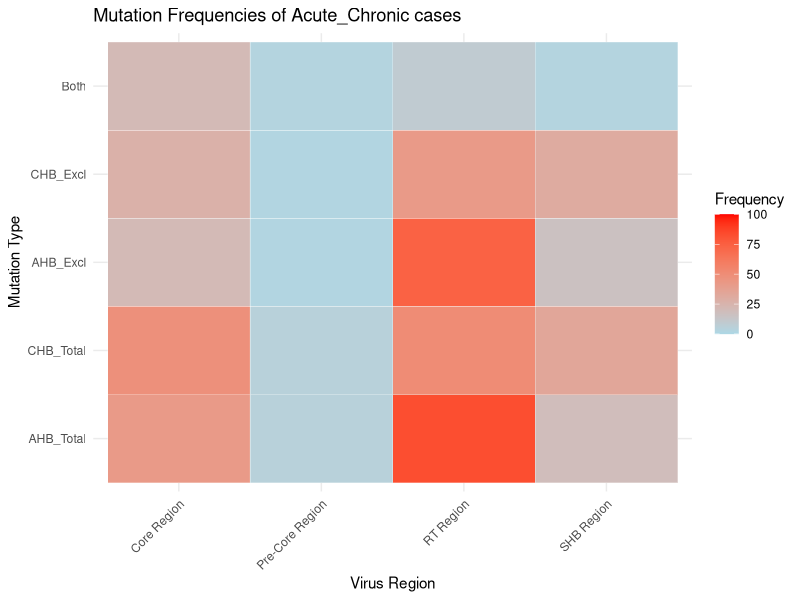

This chart was generated by the following R code:
# Load necessary libraries
library(ggplot2)
library(reshape2)
library(dplyr)

# Load the Acute/Chronic dataset
acute_chronic_data <- read.csv("HBV_R - Mutation_Frequency_Acute_Chronic.csv", skip = 2, fill = TRUE)

# Clean up the acute/chronic dataset
colnames(acute_chronic_data) <- c("Region", "Total", "AHB_Total", "AHB_Percent", "CHB_Total", "CHB_Percent", 
                                  "P_value_Total", "AHB_Excl", "AHB_Excl_Percent", "CHB_Excl", 
                                  "CHB_Excl_Percent", "P_value_Excl", "Both", "Both_Percent")

# Filter relevant columns from acute/chronic dataset including Exclusive mutations
acute_chronic_df <- acute_chronic_data[, c("Region", "AHB_Total", "CHB_Total", "AHB_Excl", "CHB_Excl", "Both")]

# Convert mutation frequency columns to numeric
acute_chronic_df$AHB_Total <- as.numeric(as.character(acute_chronic_df$AHB_Total))
acute_chronic_df$CHB_Total <- as.numeric(as.character(acute_chronic_df$CHB_Total))
acute_chronic_df$AHB_Excl <- as.numeric(as.character(acute_chronic_df$AHB_Excl))
acute_chronic_df$CHB_Excl <- as.numeric(as.character(acute_chronic_df$CHB_Excl))
acute_chronic_df$Both <- as.numeric(as.character(acute_chronic_df$Both))

# Reshape acute/chronic dataset for plotting
acute_chronic_long <- melt(acute_chronic_df, id.vars = "Region", variable.name = "Mutation_Type", value.name = "Frequency")

# Generate the Acute/Chronic heatmap with scale set to 100
ggplot(acute_chronic_long, aes(x = Region, y = Mutation_Type, fill = Frequency)) +
  geom_tile(color = "white") +
  
  # Set the color scale limits to 100
  scale_fill_gradient(low = "lightblue", high = "red", limits = c(0, 100)) +
  
  labs(title = "Mutation Frequencies of Acute_Chronic cases",
       x = "Virus Region", y = "Mutation Type") +
  theme_minimal() +
  theme(axis.text.x = element_text(angle = 45, hjust = 1))
